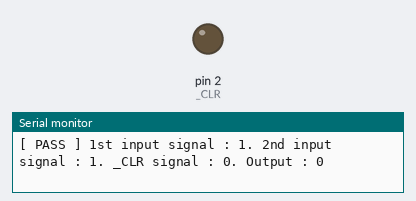
Bench run of a sketch on a simulated Arduino Uno, built with avr-gcc and run on an emulated ATmega328P. Shown: output pins drawn as LEDs (lit = HIGH), the last lines printed to the serial monitor. Pins used as bus, display or sensor lines are not drawn.

Above: at 0.05 s.
At 5.05 s:
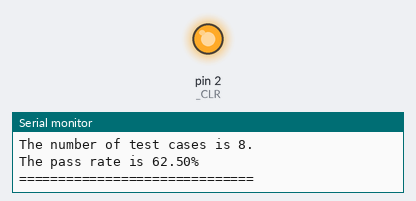
Timing chart, 0 to 6.6 s (numbered marks = the images above):
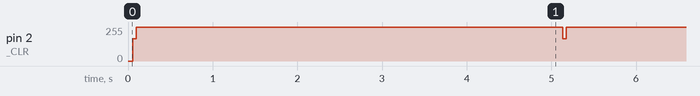

Measured:
- by itself, pin 2 (_CLR): alternates 255/255 for 5.0 s and 166/255 for 0.04 s

The sketch:

74HC74.ino
```cpp
#include "BusInOut.hpp"
//#include "pwm.h"

// Declear signal pins of 74HC74.
const int Q = 0;
const int D = 1;
const int _CLR = 2;
// クロックは CUPIO に取り付けたオシレータで入力するので不要。
//const int ck = 11;
//PwmOut pwm(ck);

void printResult(int numOfTest, int numOfPass)
{
    Serial.println();
    Serial.println("==============================");
    Serial.println("Finish all test case.");
    Serial.print("The number of test cases is ");
    Serial.print(numOfTest);
    Serial.print(".\nThe pass rate is ");
    Serial.print(((double)numOfPass/numOfTest) * 100.0);
    Serial.println("\%");
    Serial.println("==============================");
}

void setup() {
    Serial.begin(115200);

    pinMode(Q, INPUT);
    pinMode(D, OUTPUT);
    pinMode(_CLR, OUTPUT);

    digitalWrite(_CLR, HIGH);
    //74HC74(本物)をテストする場合のクロック入力
    //pwm.begin((float)100000.0,(float)50.0);
}


void loop() {

    int numOfPass = 0;
    for(int i = 0; i < 2; i++)
    {
        for(int j = 0; j < 2; j++)
        {
            for(int k = 0; k < 2; k++)
            {
                do
                {
                    // step 0 : Set _CLR pin
                    digitalWrite(_CLR, k);
                    // step 1 : Set t0 state
                    digitalWrite(D, i);
                    delayMicroseconds(50);
                    if(digitalRead(Q) != k ? i : 0)
                    {
                        Serial.print("[ FAIL ] : Q pins not set to ");
                        Serial.print(i);
                        Serial.print(".");
                        break;
                    }

                    // step 2 : Set t1 state
                    digitalWrite(D, j);
                    delayMicroseconds(50);
                    if(digitalRead(Q) != k ? j : 0)
                    {
                        Serial.print("[ FAIL ] : Q pins not set to ");
                        Serial.print(j);
                        Serial.print(".");
                        break;
                    }
                    Serial.print("[ PASS ]");
                    numOfPass++;
                } while (0);
                Serial.print(" 1st input signal : ");
                Serial.print(i);
                Serial.print(". 2nd input signal : ");
                Serial.print(j);
                Serial.print(". _CLR signal : ");
                Serial.print(k);
                Serial.print(". Output : ");
                Serial.println(digitalRead(Q));
            }
        }
    }
    printResult(2 * 2 * 2, numOfPass);
    delay(5000);
}
```

BusInOut.hpp
```cpp
#ifndef BUSINOUT_HPP
#define BUSINOUT_HPP

class BusInOut
{
private:
    uint8_t m_bus[8];
    uint8_t m_busNum = 0;
public:
    BusInOut(uint8_t b0 = 0xff, uint8_t b1 = 0xff, uint8_t b2 = 0xff, uint8_t b3 = 0xff,
        uint8_t b4 = 0xff, uint8_t b5 = 0xff, uint8_t b6 = 0xff, uint8_t b7 = 0xff);
    ~BusInOut();
    uint8_t read(void);
    void write(uint8_t val);
    void setMode(int mode);
};

BusInOut::BusInOut(uint8_t b0, uint8_t b1, uint8_t b2, uint8_t b3,
        uint8_t b4, uint8_t b5, uint8_t b6, uint8_t b7)
{
    m_bus[0] = b0;
    m_bus[1] = b1;
    m_bus[2] = b2;
    m_bus[3] = b3;
    m_bus[4] = b4;
    m_bus[5] = b5;
    m_bus[6] = b6;
    m_bus[7] = b7;

    for(int i = 0; (i < sizeof(m_bus)) && (m_bus[i] != 0xff); i++)
        m_busNum++;
}

BusInOut::~BusInOut()
{
}

uint8_t BusInOut::read(void)
{
    uint8_t val = 0;
    for(int i = m_busNum - 1; 0 <= i; i--)
        val = (val << 1) + digitalRead(m_bus[i]);

    return val;
}

void BusInOut::write(uint8_t val)
{
    for(int i = 0; i < m_busNum; i++)
        digitalWrite(m_bus[i], (val >> i) & 0x01);
}

void BusInOut::setMode(int mode)
{
    for(int i = 0; i < m_busNum; i++)
        pinMode(m_bus[i], mode);
}

#endif
```
